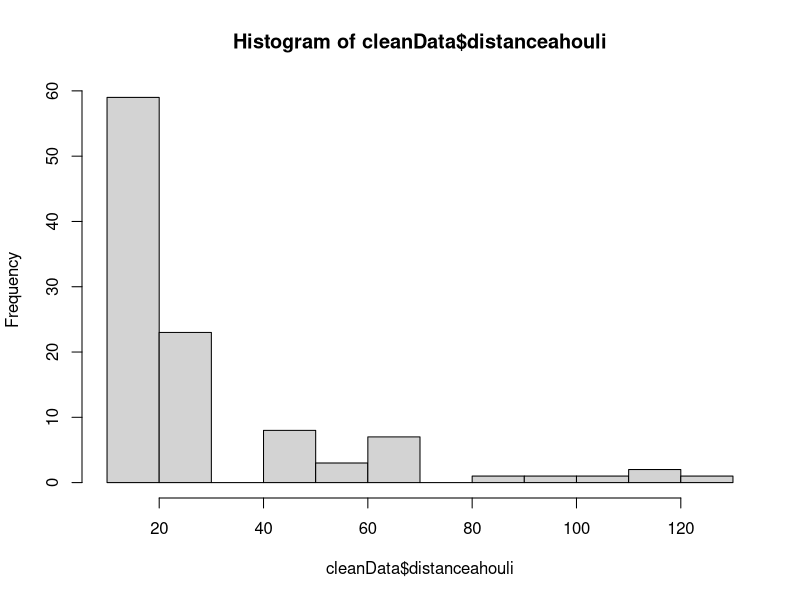

Write R code to recreate this figure.
library(tidyverse)
library(readxl)

dataH <- read_xlsx("data_femmes.xlsx")


cleanData <- data.frame(id= dataH$`ID de la réponse`)


########################### Âge #################
table(dataH$`Quel âge avez-vous ?`)

cleanData$ses_age <- NA
cleanData$ses_age[dataH$`Quel âge avez-vous ?` == "18 - 20 ans"] <- "18 à 20 ans"
cleanData$ses_age[dataH$`Quel âge avez-vous ?` == "21 - 29 ans"] <- "21 à 29 ans"
cleanData$ses_age[dataH$`Quel âge avez-vous ?` == "30 - 39 ans"] <- "30 à 39 ans"
cleanData$ses_age[dataH$`Quel âge avez-vous ?` == "40-49"] <- "40 à 49 ans"
cleanData$ses_age[dataH$`Quel âge avez-vous ?` == "50-59"] <- "50 à 59 ans"
cleanData$ses_age[dataH$`Quel âge avez-vous ?` == "60 ou plus"] <- "60 ans ou plus"
table(cleanData$ses_age)


########################## Lieu ###################
table(dataH$Lieu)

cleanData$ses_lieu <- NA
cleanData$ses_lieu[dataH$Lieu == "Ahou" | dataH$Lieu == "Ahouli" | dataH$Lieu ==
                     "AhouLi" | dataH$Lieu == "Ahouliy"] <- "Ahouli"
cleanData$ses_lieu[dataH$Lieu == "Mibladen"] <- "Mibladen"
table((cleanData$ses_lieu))

########################### Revenu ###################
table(dataH$`Quel est le montant total de vos revenus annuels?`)

cleanData$ses_revenu <- NA
cleanData$ses_revenu[dataH$`Quel est le montant total de vos revenus annuels?` 
                     == "0 à 2000 dirhams" |
                       dataH$`Quel est le montant total de vos revenus annuels?`
                     == "2001 à 5000 dirhams"] <- "faible"
cleanData$ses_revenu[dataH$`Quel est le montant total de vos revenus annuels?` 
                     == "5001 à 7000 dirhams" |
                       dataH$`Quel est le montant total de vos revenus annuels?`
                     == "7001 à 10 000 dirhams"] <- "moyen"
cleanData$ses_revenu[dataH$`Quel est le montant total de vos revenus annuels?`==
                       "Plus de 10 000 dirhams"] <- "élevé"
table(cleanData$ses_revenu)


############ Qualité environnement travail ########
table(dataH$`En général, diriez-vous que la qualité de l'environnement de travail est:`)

cleanData$qualiteTravail <- NA
cleanData$qualiteTravail[dataH$`En général, diriez-vous que la qualité de l'environnement de travail est:`
                         == "Mauvaise"] <- 0
cleanData$qualiteTravail[dataH$`En général, diriez-vous que la qualité de l'environnement de travail est:`
                         == "Médiocre"] <- 0.33
cleanData$qualiteTravail[dataH$`En général, diriez-vous que la qualité de l'environnement de travail est:`
                         == "Moyenne"] <- 0.66
cleanData$qualiteTravail[dataH$`En général, diriez-vous que la qualité de l'environnement de travail est:`
                         == "Bonne"] <- 1

table(cleanData$qualiteTravail)


############## État civil #######
table(dataH$`Quel est votre état civil ?`)

cleanData$ses_etatcivil <- NA

cleanData$ses_etatcivil[dataH$`Quel est votre état civil ?` == "Célibataire"
                        ] <- "Célibataire"
cleanData$ses_etatcivil[dataH$`Quel est votre état civil ?` == "Divorcé/séparé"
] <- "Divorcé/séparé"
cleanData$ses_etatcivil[dataH$`Quel est votre état civil ?` == "Marié"
] <- "Marié"
cleanData$ses_etatcivil[dataH$`Quel est votre état civil ?` == "Veuf"
] <- "Veuf"

table(cleanData$ses_étatcivil)

################## nb enfants ##################
table(dataH$`Combien d'enfants avez-vous ?`)

cleanData$ses_enfants <- NA

cleanData$ses_enfants[is.na(dataH$`Combien d'enfants avez-vous ?`)] <- "0"
cleanData$ses_enfants[dataH$`Combien d'enfants avez-vous ?` == "1"] <- "1"

cleanData$ses_enfants[dataH$`Combien d'enfants avez-vous ?` == "2" |
                        dataH$`Combien d'enfants avez-vous ?` == "3"] <- "2-3"
cleanData$ses_enfants[dataH$`Combien d'enfants avez-vous ?` == "4" |
                        dataH$`Combien d'enfants avez-vous ?` == "5"] <- "4-5"
cleanData$ses_enfants[dataH$`Combien d'enfants avez-vous ?` == "6" |
                        dataH$`Combien d'enfants avez-vous ?` == "7"] <- "6-7"

table(cleanData$ses_enfants)

###################### Statut professionel actuel ####################
table(dataH$`Parmi les catégories suivantes, laquelle décrit le mieux votre statut professionnel actuel ?`)

cleanData$statutTravail <- NA

cleanData$statutTravail[dataH$`Parmi les catégories suivantes, laquelle décrit le mieux votre statut professionnel actuel ?`
                        == "Employé,Retraité"] <- "Employé maintenant retraité"
cleanData$statutTravail[dataH$`Parmi les catégories suivantes, laquelle décrit le mieux votre statut professionnel actuel ?`
                       == "Retraité"] <- "Retraité"
cleanData$statutTravail[dataH$`Parmi les catégories suivantes, laquelle décrit le mieux votre statut professionnel actuel ?`
                       == "Travailleur autonome"] <- " Travailleur autonome"
cleanData$statutTravail[dataH$`Parmi les catégories suivantes, laquelle décrit le mieux votre statut professionnel actuel ?`
                       == "Travailleur autonome,Retraité"] <- "Travailleur
                                                  autonome maintenant retraité"

table(cleanData$statutTravail)


####################### Provenance ############################

###################### laissez aux autres #######################
table(dataH$`D'où venez vous ?`)










###################### Langue ############################
table(dataH$`Quelles sont les langues que vous maîtrisez ? (Plusieurs réponses possibles)`)

cleanData$ses_lang_fr <- NA
cleanData$ses_lang_amaz <-NA
cleanData$ses_lang_darija <- NA
cleanData$ses_lang_arabe <- NA
cleanData$ses_lang_ang <- NA
cleanData$ses_lang_espagnol <- NA
cleanData$ses_lang_allem <- NA

votre_vecteur <- c("Amar,Francais", "Francais", "Anglais et Francais", "Espagnol")

resultat <- as.integer(grepl("Francais", votre_vecteur))
resultat <- as.integer(grepl("Amazgigh", votre_vecteur))

cleanData$ses_lang_fr <- as.integer(grepl("Français", dataH$`Quelles sont les langues que vous maîtrisez ? (Plusieurs réponses possibles)`))
table(cleanData$ses_lang_fr)

cleanData$ses_lang_amaz <- as.integer(grepl("Amazigh", dataH$`Quelles sont les langues que vous maîtrisez ? (Plusieurs réponses possibles)`))
table(cleanData$ses_lang_amaz)

cleanData$ses_lang_darija <- as.integer(grepl("Darija", dataH$`Quelles sont les langues que vous maîtrisez ? (Plusieurs réponses possibles)`))
table(cleanData$ses_lang_amaz)

cleanData$ses_lang_ang <- as.integer(grepl("Anglais", dataH$`Quelles sont les langues que vous maîtrisez ? (Plusieurs réponses possibles)`))
table(cleanData$ses_lang_ang)

cleanData$ses_lang_espagnol <- as.integer(grepl("Espagnol", dataH$`Quelles sont les langues que vous maîtrisez ? (Plusieurs réponses possibles)`))
table(cleanData$ses_lang_espagnol)

######################## Niveau d'étude ###########################
table(dataH$`Quel est le plus haut niveau d'études que vous ayez atteint ?`)

cleanData$niveauetude <- NA

cleanData$niveauetude[dataH$`Quel est le plus haut niveau d'études que vous ayez atteint ?`
                      == "Enseignement postsecondaire"] <- "Enseignement postsecondaire"
cleanData$niveauetude[dataH$`Quel est le plus haut niveau d'études que vous ayez atteint ?`
                      == "Enseignement primaire"] <- "Enseignement primaire"
cleanData$niveauetude[dataH$`Quel est le plus haut niveau d'études que vous ayez atteint ?`
                      == "Enseignement secondaire"] <- "Enseignement secondaire"
cleanData$niveauetude[dataH$`Quel est le plus haut niveau d'études que vous ayez atteint ?`
                      == "Sans diplôme"] <- "Sans diplôme"

table(cleanData$niveauetude)

######################### Logement principal ##########################

######################### Autres problèmes ######################
table(dataH$`Où est votre logement principal?`)

cleanData$logementprincipal <- NA

cleanData$logementprincipal[dataH$`Où est votre logement principal?`== 
   "Autre province,Précisez la commune - Missour" |
 dataH$`Où est votre logement principal?` == 
 "Province de Midelt,Précisez la commune - Missour"] <- "Province de Midelt, Missour"
cleanData$logementprincipal[dataH$`Où est votre logement principal?`== 
                       "Province de Midelt,Précisez la commune - Ait ayach" |
                         dataH$`Où est votre logement principal?` == 
 "Province de Midelt,Précisez la commune - Ait Aache"] <-"Province de Midelt, Ait ayach"
cleanData$logementprincipal[dataH$`Où est votre logement principal?`== 
                        "Province de Midelt,Précisez la commune - Ait izdey" |
dataH$`Où est votre logement principal?` == "Province de Midelt,Précisez la commune - Ait Izdeg"] <-
"Province de Midelt, Ait izdeg"
cleanData$logementprincipal[dataH$`Où est votre logement principal?`== 
                      "Province de Midelt,Précisez la commune - Ait oumghar" |
dataH$`Où est votre logement principal?` == "Provincede Midelt,Précisez la commune - Ait omghar"] <- 
 "Province de Midelt, Ait oumghar"
cleanData$logementprincipal[dataH$`Où est votre logement principal?` ==
"Province de Midelt,Précisez la commune - Commune Tiaalaline"] <- "Province de Midelt, Tiaalaline"
cleanData$logementprincipal[dataH$`Où est votre logement principal?` ==
"Province de Midelt,Précisez la commune - Kerando"] <- "Province de Midelt, Kerando"
cleanData$logementprincipal[dataH$`Où est votre logement principal?` == 
                    "Province de Midelt,Précisez la commune - Miblden" |
                      dataH$`Où est votre logement principal?`== "Province de
       Midelt,Précisez la commune - Mibladen"] <- "Province de Midelt, Mibladen"  
cleanData$logementprincipal[dataH$`Où est votre logement principal?` == 
                          "Province de Midelt,Précisez la commune - Riche"] <-
                                                    "Province de Midelt, Riche"
cleanData$logementprincipal[dataH$`Où est votre logement principal?` == 
                        "Province de Midelt,Précisez la commune - Amrssid"] <-
                                        "Province de Midelt, Amersid"
cleanData$logementprincipal[dataH$`Où est votre logement principal?` == 
                        "Province de Midelt,Précisez la commune - Gerama"] <-
                                                "Province de Midelt, Gerama"
cleanData$logementprincipal[dataH$`Où est votre logement principal?` == "Province
                            de Midelt,Précisez la commune - Nzala"] <- "Province
                                                              de Midelt, Nzala"
cleanData$logementprincipal[dataH$`Où est votre logement principal?` == "Province
          de Midelt,Précisez la commune - Zaida"] <- "Province de Midelt, Zaida"

table(cleanData$logementprincipal)                                                            


########################### Distance d'Ahouli ######################

########################### Problème avec deux données ######################
table(dataH$`Distance d'Ahouli`)
cleanData$distanceahouli <- NA
cleanData$distanceahouli <- gsub(",", ".", dataH$`Distance d'Ahouli`)
cleanData$distanceahouli <- gsub("[^0-9.]", "", cleanData$distanceahouli)
cleanData$distanceahouli <- as.numeric(cleanData$distanceahouli)
table(cleanData$distanceahouli)
hist(cleanData$distanceahouli)

############################ Vivez vous avec les membres de votre famille ###############
table(dataH$`Vivez-vous avec les membres de votre famille?`)

cleanData$membrefamilleensemble <- NA

cleanData$membrefamilleensemble[dataH$`Vivez-vous avec les membres de votre famille?` ==
                                  "Non"] <- 0
cleanData$membrefamilleensemble[dataH$`Vivez-vous avec les membres de votre famille?` ==
                                  "Oui"] <- 1

table(cleanData$membrefamilleensemble)


########################## Nombre pièces habitables ##############
table(dataH$`Quel est le nombre de pièce habitable de votre logement?`)

cleanData$nombrepiecehabitable <- NA

cleanData$nombrepiecehabitable[dataH$`Quel est le nombre de pièce habitable de votre logement?` ==
                                 "1"] <- "1"
cleanData$nombrepiecehabitable[dataH$`Quel est le nombre de pièce habitable de votre logement?` ==
                                 "2"] <- "2"
cleanData$nombrepiecehabitable[dataH$`Quel est le nombre de pièce habitable de votre logement?` ==
                                 "3"] <- "3"
cleanData$nombrepiecehabitable[dataH$`Quel est le nombre de pièce habitable de votre logement?` ==
                                 "4"] <- "4"
cleanData$nombrepiecehabitable[dataH$`Quel est le nombre de pièce habitable de votre logement?` ==
                                 "5"] <- "5"
cleanData$nombrepiecehabitable[dataH$`Quel est le nombre de pièce habitable de votre logement?` ==
                                 "6"] <- "6"
cleanData$nombrepiecehabitable[dataH$`Quel est le nombre de pièce habitable de votre logement?` ==
                                 "7"] <- "7"

table(cleanData$nombrepiecehabitable)

########################## Personnes dans le logement ######################
table(dataH$`Combien de personnes vivent dans le logement ?`)

cleanData$nbpersonnelogement <- NA

cleanData$nbpersonnelogement[is.na(dataH$`Combien de personnes vivent dans le logement ?`)] <- "0"
cleanData$nbpersonnelogement[dataH$`Combien de personnes vivent dans le logement ?` ==
                               "1" |
                       dataH$`Combien de personnes vivent dans le logement ?` ==
                              "2" ] <- "1 - 2"
cleanData$nbpersonnelogement[dataH$`Combien de personnes vivent dans le logement ?` ==
                               "3" |
                               dataH$`Combien de personnes vivent dans le logement ?` ==
                               "4" ] <- "3 - 4"
cleanData$nbpersonnelogement[dataH$`Combien de personnes vivent dans le logement ?` ==
                               "5" |
                               dataH$`Combien de personnes vivent dans le logement ?` ==
                               "6" ] <- "5 - 6"
cleanData$nbpersonnelogement[dataH$`Combien de personnes vivent dans le logement ?` ==
                               "7" |
                               dataH$`Combien de personnes vivent dans le logement ?` ==
                               "8" ] <- "7 - 8"
cleanData$nbpersonnelogement[dataH$`Combien de personnes vivent dans le logement ?` ==
                               "9" |
                               dataH$`Combien de personnes vivent dans le logement ?` ==
                               "10" ] <- "9 - 10"
cleanData$nbpersonnelogement[dataH$`Combien de personnes vivent dans le logement ?` ==
                               "20"] <- "11 ou plus" 

table(cleanData$nbpersonnelogement)


########################## visite famille #########################
table(dataH$`Combien de fois rendez-vous visite à votre famille?`)

cleanData$visitefamille <- NA

cleanData$visitefamille[dataH$`Combien de fois rendez-vous visite à votre famille?` ==
                          "Plusieurs fois par mois"] <- "Plusieurs fois par mois"
cleanData$visitefamille[dataH$`Combien de fois rendez-vous visite à votre famille?` ==
                          "Plusieurs fois par semaine"] <- "Plusieurs fois par semaine"
cleanData$visitefamille[dataH$`Combien de fois rendez-vous visite à votre famille?` ==
                          "Tous les jours"] <- "Tous les jours"
cleanData$visitefamille[dataH$`Combien de fois rendez-vous visite à votre famille?` ==
                          "Une fois par mois"] <- "Une fois par mois"
cleanData$visitefamille[dataH$`Combien de fois rendez-vous visite à votre famille?` ==
                          "Une fois par semaine"] <- "Une fois par semaine"

table(cleanData$visitefamille)


########################## réparation majeure #######################
table(dataH$`Est-ce que le logement a besoin de réparation majeure?`)

cleanData$reparationmajeure <- NA

cleanData$reparationmajeure[dataH$`Est-ce que le logement a besoin de réparation majeure?` ==
                              "Oui"] <- 1
cleanData$reparationmajeure[dataH$`Est-ce que le logement a besoin de réparation majeure?` ==
                              "Non"] <- 0

table(cleanData$reparationmajeure)


############################## réparation mineure ####################
table(dataH$`Est-ce que le logement a besoin de réparation mineure?`)

cleanData$reparationmineure <- NA

cleanData$reparationmineure[dataH$`Est-ce que le logement a besoin de réparation mineure?` ==
                              "Oui"] <- 1
cleanData$reparationmineure[dataH$`Est-ce que le logement a besoin de réparation mineure?` ==
                              "Non"] <- 0

table(cleanData$reparationmineure)


############################## eau courante #########################
table(dataH$`Est-ce que le logement a l'eau courante?`)

cleanData$eaucourante <- NA

cleanData$eaucourante[dataH$`Est-ce que le logement a l'eau courante?` == 
                        "Oui"] <- 1
cleanData$eaucourante[dataH$`Est-ce que le logement a l'eau courante?` == 
                        "Non"] <- 0

table(cleanData$eaucourante)

############################### toilette #######################
table(dataH$`Est-ce que le logement a des toilettes?`)

cleanData$toilette <- NA

cleanData$toilette[dataH$`Est-ce que le logement a des toilettes?` == 
                     "Non"] <- "Non"
cleanData$toilette[dataH$`Est-ce que le logement a des toilettes?` ==
                     "Oui, à l'extérieur"] <- "Oui, à l'extérieur"
cleanData$toilette[dataH$`Est-ce que le logement a des toilettes?` ==
                     "Oui, dans la maison"] <- "Oui, dans la maison"
cleanData$toilette[dataH$`Est-ce que le logement a des toilettes?` ==
                     "Oui, dans la maison,Oui, à l'extérieur"] <- "Oui, dans la maison et à l'extérieur"

table(cleanData$toilette)


################################ revenus principal ####################
table(dataH$`Quelles sont vos sources de revenus principales?`)

cleanData$revenuprincipal <- NA

cleanData$revenuprincipal[dataH$`Quelles sont vos sources de revenus principales?` == 
                            "Agriculture"] <- "Agriculture"
cleanData$revenuprincipal[dataH$`Quelles sont vos sources de revenus principales?` == 
                            "Mines,Agriculture"] <- "Mines,Agriculture"
cleanData$revenuprincipal[dataH$`Quelles sont vos sources de revenus principales?` == 
                            "Mines,Autre (veuillez spécifier) - Artisans"] <- "Mines,Artisanat"
cleanData$revenuprincipal[dataH$`Quelles sont vos sources de revenus principales?` == 
                            "Agriculture,Élevage"] <- "Agriculture,Élevage"
cleanData$revenuprincipal[dataH$`Quelles sont vos sources de revenus principales?` == 
                            "Mines,Agriculture,Élevage"] <- "Mines,Agriculture,Élevage"
cleanData$revenuprincipal[dataH$`Quelles sont vos sources de revenus principales?` == 
                            "Mines,Commerce"] <- "Mines,Commerce"
cleanData$revenuprincipal[dataH$`Quelles sont vos sources de revenus principales?` == 
                            "Mines"] <- "Mines"
cleanData$revenuprincipal[dataH$`Quelles sont vos sources de revenus principales?` == 
                            "Mines,Aides publiques ou privées"] <- "Mines,Aides publiques ou privées"
cleanData$revenuprincipal[dataH$`Quelles sont vos sources de revenus principales?` == 
                            "Mines,Élevage"] <- "Mines,Élevage"

table(cleanData$revenuprincipal)

##############################  accès services de santé #################
table(dataH$`Avez-vous accès à des services de santé?`)





########################### Assurance maladie ##################
table(dataH$`Avez vous une assurance médicale?`)

cleanData$assurancemedicale <- NA

cleanData$assurancemedicale[dataH$`Avez vous une assurance médicale?` == 
                              "Oui"] <- 1
cleanData$assurancemedicale[dataH$`Avez vous une assurance médicale?` == 
                              "Non"] <- 0

table(cleanData$assurancemédicale)


############################ Assainissement ############
table(dataH$`Y a-t-il un système d'assainissement dans la communauté?`)

cleanData$assainissement <- NA

cleanData$assainissement[dataH$`Y a-t-il un système d'assainissement dans la communauté?` ==
                           "Oui"] <- 1
cleanData$assainissement[dataH$`Y a-t-il un système d'assainissement dans la communauté?` ==
                           "Non"] <- 0

table(cleanData$assainissement)


###################### école primaire ########################
table(dataH$`Y a-t-il une école primaire dans la communauté?`)

cleanData$ecoleprimaire <- NA

cleanData$ecoleprimaire[dataH$`Y a-t-il une école primaire dans la communauté?` ==
                   "Non"] <- "Non"
cleanData$ecoleprimaire[dataH$`Y a-t-il une école primaire dans la communauté?` ==
                          "Non,Si non, à quelle distance? - 15 km" |
                       dataH$`Y a-t-il une école primaire dans la communauté?`
                       == "Non,Si non, à quelle distance? - 3km" ] <-
  "Non, l'école est à une distance de maximum 15 km"
cleanData$ecoleprimaire[dataH$`Y a-t-il une école primaire dans la communauté?` ==
                          "Oui"] <- "Oui"

table(cleanData$ecoleprimaire)


######################### école secondaire ####################
table(dataH$`Y a-t-il une école secondaire dans la communauté?`)

cleanData$ecolesecondaire <- NA

cleanData$ecolesecondaire[dataH$`Y a-t-il une école secondaire dans la communauté?` == 
                            "Oui"] <- "Oui"
cleanData$ecolesecondaire[dataH$`Y a-t-il une école secondaire dans la communauté?` == 
                            "Non,Si non, à quelle distance? - 3km" |
                            dataH$`Y a-t-il une école secondaire dans la communauté?` ==
                            "Non,Si non, à quelle distance? - 3 km" |
                            dataH$`Y a-t-il une école secondaire dans la communauté?` ==
                            "Non,Si non, à quelle distance? - 4 km" | 
                            dataH$`Y a-t-il une école secondaire dans la communauté?` ==
                            " Non,Si non, à quelle distance? - 5 km" |
                            dataH$`Y a-t-il une école secondaire dans la communauté?` ==
                            "Non,Si non, à quelle distance? - 6 km" |
                            dataH$`Y a-t-il une école secondaire dans la communauté?` ==
                            "Non,Si non, à quelle distance? - 7 km" |
                            dataH$`Y a-t-il une école secondaire dans la communauté?` ==
                            "Non,Si non, à quelle distance? - 8 km" |
                            dataH$`Y a-t-il une école secondaire dans la communauté?` ==
                            "Non,Si non, à quelle distance? - 10 km" |
                            dataH$`Y a-t-il une école secondaire dans la communauté?` ==
                            "Oui,Si non, à quelle distance? - 15 km" |
                            dataH$`Y a-t-il une école secondaire dans la communauté?` ==
                            "Non,Si non, à quelle distance? - 15 km"] <- "Non, l'école se trouve à une distance de maximum 15 km "

cleanData$ecolesecondaire[dataH$`Y a-t-il une école secondaire dans la communauté?` ==
                            "Non,Si non, à quelle distance? - 20 km" |
                            dataH$`Y a-t-il une école secondaire dans la communauté?` ==
                            "Non,Si non, à quelle distance? - 22 km" |
                            dataH$`Y a-t-il une école secondaire dans la communauté?` ==
                            "Non,Si non, à quelle distance? - 25 km" |
                            dataH$`Y a-t-il une école secondaire dans la communauté?` ==
                            "Non,Si non, à quelle distance? - 27 km" |
                            dataH$`Y a-t-il une école secondaire dans la communauté?` ==
                            "Non,Si non, à quelle distance? - 30 km " |
                            dataH$`Y a-t-il une école secondaire dans la communauté?` ==
                            "Non,Si non, à quelle distance? - 60 km"] <- "Non, l'école se trouve à une distance maximum de 60 km"


table(cleanData$ecolesecondaire)
######################### système de transport ###################
table(dataH$`Y a-t-il un système de transport collectif dans la communauté?`)



######################### Épicerie #######################
table(dataH$`Où allez vous pour acheter l'épicerie?`)

cleanData$epicerie <- NA

cleanData$epicerie[dataH$`Où allez vous pour acheter l'épicerie?` == "Midelt"] <-
                                                                      "Midelt"
cleanData$epicerie[dataH$`Où allez vous pour acheter l'épicerie?` == 
                      "Midelt,Si autre, laquelle? - Boumia"] <- "Midelt,Boumia"
cleanData$epicerie[dataH$`Où allez vous pour acheter l'épicerie?` == 
                     "Midelt,Si autre, laquelle? - Nzala"] <- "Midelt,Nzala"
cleanData$epicerie[dataH$`Où allez vous pour acheter l'épicerie?` == 
                     "Midelt,Si autre, laquelle? - Riche"] <- "Midelt,Rich"
cleanData$epicerie[dataH$`Où allez vous pour acheter l'épicerie?` == 
                     "Midelt,Zaîda"] <- "Midelt,Zaîda"
cleanData$epicerie[dataH$`Où allez vous pour acheter l'épicerie?` == 
                     "Si autre, laquelle? - Boumia"] <- "Boumia"
cleanData$epicerie[dataH$`Où allez vous pour acheter l'épicerie?` == 
                     "Zaîda"] <- "Zaîda"
cleanData$epicerie[dataH$`Où allez vous pour acheter l'épicerie?` == 
                     "Midelt,Si autre, laquelle? - Beram"] <- "Midelt,Beram"
cleanData$epicerie[dataH$`Où allez vous pour acheter l'épicerie?` == 
                     "Midelt,Si autre, laquelle? - Missour"] <- "Midelt,Missour"
cleanData$epicerie[dataH$`Où allez vous pour acheter l'épicerie?` == 
                     "Midelt,Si autre, laquelle? - Rich, Nzala" |
                     dataH$`Où allez vous pour acheter l'épicerie?` == 
                     "Midelt,Si autre, laquelle? - Riche, Nzala"] <- "Midelt,Rich,Nzala"
cleanData$epicerie[dataH$`Où allez vous pour acheter l'épicerie?` == 
                     "Midelt,Zaîda,Si autre, laquelle? - Boumia"] <- 
                                                        "Midelt,Zaîda,Boumia"
cleanData$epicerie[dataH$`Où allez vous pour acheter l'épicerie?` == 
                     "Si autre, laquelle? - Rich"] <- "Rich"

table(cleanData$epicerie)

############################# Santé générale ####################
table(dataH$`Comment évalueriez-vous votre santé générale?`)

cleanData$santegenerale <- NA

cleanData$santegenerale[dataH$`Comment évalueriez-vous votre santé générale?` ==
                          "Mauvaise"] <- 0
cleanData$santegenerale[dataH$`Comment évalueriez-vous votre santé générale?` ==
                          "Médiocre"] <- 0.25
cleanData$santegenerale[dataH$`Comment évalueriez-vous votre santé générale?` ==
                          "Bonne"] <- 0.5
cleanData$santegenerale[dataH$`Comment évalueriez-vous votre santé générale?` ==
                          "Très bonne"] <- 0.75
cleanData$santegenerale[dataH$`Comment évalueriez-vous votre santé générale?` ==
                          "Excellente"] <- 1

table(cleanData$santegenerale)

############################ consommation alcool ##############
table(dataH$`Est-ce que vous consommez de l'alcool?`)

cleanData$consommationalcool <- NA

cleanData$consommationalcool[dataH$`Est-ce que vous consommez de l'alcool?` == 
                               "Non"] <- "Non"
cleanData$consommationalcool[dataH$`Est-ce que vous consommez de l'alcool?` == 
     "Oui,Si oui, à quelle fréquence? (Rarement; Régulièrement) - Rarement"] <-
                                                             "Oui,rarement"
cleanData$consommationalcool[dataH$`Est-ce que vous consommez de l'alcool?` == 
"Oui,Si oui, à quelle fréquence? (Rarement; Régulièrement) - Régulièrement"] <-
                                                      "Oui,régulièrement"

table(cleanData$consommationalcool)

############################ Fumez Tabac ######################

########################### Me donne mal à la tête ça ##################
table(dataH$`Fumez-vous du tabac?`)

cleanData$tabac <- NA

cleanData$tabac[dataH$`Fumez-vous du tabac?` == "Non"] <- "Non"
cleanData$tabac[dataH$`Fumez-vous du tabac?` == "Non,Si oui (à quelle fréquence : Occasionnellement; Quelques fois par semaine; Quotidiennement) - Occasionnellement" |
                  dataH$`Fumez-vous du tabac?`== "Oui,Si oui (à quelle fréquence : Occasionnellement; Quelques fois par semaine; Quotidiennement) - Occasionnellement"] <- "Oui, occasionnellement"
cleanData$tabac[dataH$`Fumez-vous du tabac?` == "Non,Si oui (à quelle fréquence : Occasionnellement; Quelques fois par semaine; Quotidiennement) - Quotidiennement" |
                  dataH$`Fumez-vous du tabac?` == "Oui,Si oui (à quelle fréquence : Occasionnellement; Quelques fois par semaine; Quotidiennement) - Quotidiennement" |
                  dataH$`Fumez-vous du tabac?` == "Oui,Si oui (à quelle fréquence : Occasionnellement; Quelques fois par semaine; Quotidiennement) - Quotidiennement ( par le nez ? )"] <- "Oui, quotidiennement"
cleanData$tabac[dataH$`Fumez-vous du tabac?` == "Oui"] <- "Oui"

table(cleanData$tabac)

############################ Maladie cardiovasculaire ################
table(dataH$`Avez-vous déjà été diagnostiqué avec une maladie cardiovasculaire?`)

cleanData$maladiecardiovasculaire <- NA

cleanData$maladiecardiovasculaire[dataH$`Avez-vous déjà été diagnostiqué avec une maladie cardiovasculaire?` ==
                                    "Non"] <- "Non"
cleanData$maladiecardiovasculaire[dataH$`Avez-vous déjà été diagnostiqué avec une maladie cardiovasculaire?` ==
                                    "Hypertension"] <- "Hypertension"
cleanData$maladiecardiovasculaire[dataH$`Avez-vous déjà été diagnostiqué avec une maladie cardiovasculaire?` ==
                                    "Hypertension,Maladie coronarienne"] <- 
                                      "Hypertension,maladie coronarienne"
cleanData$maladiecardiovasculaire[dataH$`Avez-vous déjà été diagnostiqué avec une maladie cardiovasculaire?` ==
                                    "Maladie coronarienne"] <- "Maladie coronarienne"

table(cleanData$maladiecardiovasculaire)


############################# Maladie chronique ######################

############################# créer plusieurs variables ? #################
table(dataH$`Avez-vous déjà été diagnostiqué avec une autre maladie chronique?`)

cleanData$maladiechronique <- NA

cleanData$maladiechronique[]


############################## Problèmes respiratoires ##############
table(dataH$`Avez-vous des problèmes respiratoires?`)

cleanData$maladierespiratoire <- NA

cleanData$maladierespiratoire[dataH$`Avez-vous des problèmes respiratoires?` ==
                                 "Non"] <- "Non"
cleanData$maladierespiratoire[dataH$`Avez-vous des problèmes respiratoires?` ==
                                "Asthme"] <- "Asthme"
cleanData$maladierespiratoire[dataH$`Avez-vous des problèmes respiratoires?` ==
       "Asthme,Autre (veuillez spécifier) - Sensible aux yeux ( poussière)"] <-
                "Asthme,sensibilité aux yeux causée par la poussière"
cleanData$maladierespiratoire[dataH$`Avez-vous des problèmes respiratoires?` ==
                                "Asthme,Bronchite"] <- "Asthme,bronchite"
cleanData$maladierespiratoire[dataH$`Avez-vous des problèmes respiratoires?` ==
                      "Autre (veuillez spécifier) - Amygdalite"] <- "Amygdalite"
cleanData$maladierespiratoire[dataH$`Avez-vous des problèmes respiratoires?` ==
                                "Bronchite"] <- "Bronchite"

table(cleanData$maladierespiratoire)


############################# problèmes de peau ####################
table(dataH$`Avez-vous des problèmes de peau?`)

cleanData$problemepeau <- NA

cleanData$problemepeau[dataH$`Avez-vous des problèmes de peau?` == "Non"] <- "Non"
cleanData$problemepeau[dataH$`Avez-vous des problèmes de peau?` ==
                         "Autre (veuillez spécifier)"] <- "Autre"
cleanData$problemepeau[dataH$`Avez-vous des problèmes de peau?` == 
                         "Autre (veuillez spécifier) - Allergie"] <- "Allergie"
cleanData$problemepeau[dataH$`Avez-vous des problèmes de peau?` == 
                         "Démangeaisons"] <- "Démangeaisons"
cleanData$problemepeau[dataH$`Avez-vous des problèmes de peau?` == 
                         "Éruptions cutanées"] <- "Éruptions cutanées"
cleanData$problemepeau[dataH$`Avez-vous des problèmes de peau?` == 
       "Éruptions cutanées,Démangeaisons"] <- "Éruptions cutanées,démangeaisons"
cleanData$problemepeau[dataH$`Avez-vous des problèmes de peau?` == 
"Éruptions cutanées,Démangeaisons,Autre (veuillez spécifier) - Squelette ( dos)"
] <- "Éruptions cutanées,démengeaisons,squellete (dos)"

table(cleanData$problèmepeau)

############################# problèmes neurologiques ##################
table(dataH$`Avez-vous des antécédents de problèmes neurologiques?`)

cleanData$problemeneuro <- NA

cleanData$problemeneuro[dataH$`Avez-vous des antécédents de problèmes neurologiques?` ==
                          "Non"] <- "Non"
cleanData$problemeneuro[dataH$`Avez-vous des antécédents de problèmes neurologiques?` ==
                   "Autre (veuillez spécifier) - Parkinson"] <- "Parkinson"
cleanData$problemeneuro[dataH$`Avez-vous des antécédents de problèmes neurologiques?` ==
                          "Maux de tête"] <- "Maux de tête"
cleanData$problemeneuro[dataH$`Avez-vous des antécédents de problèmes neurologiques?` ==
                          "Maux de tête,Vertiges" |
              dataH$`Avez-vous des antécédents de problèmes neurologiques?`==
    "Maux de tête,Vertiges,Autre (veuillez spécifier) - A cause de gaz"] <- 
                                            "Maux de tête,vertige"
cleanData$problemeneuro[dataH$`Avez-vous des antécédents de problèmes neurologiques?` ==
                          "Vertiges"] <- "Vertige"

table(cleanData$problemeneuro)

################################ Problèmes digestifs #####################
table(dataH$`Avez-vous des problèmes digestifs?`)

cleanData$problemedigestif <- NA

cleanData$problemedigestif[dataH$`Avez-vous des problèmes digestifs?` == "Non"] <- "Non"
cleanData$problemedigestif[dataH$`Avez-vous des problèmes digestifs?` == 
                             "Douleurs abdominales"] <- "Douleurs abdominales"
cleanData$problemedigestif[dataH$`Avez-vous des problèmes digestifs?` == 
                             "Nausées,Douleurs abdominales"] <- 
                                                  "Nausées,douleurs abdominales"
cleanData$problemedigestif[dataH$`Avez-vous des problèmes digestifs?` == 
"Nausées,Vomissements,Douleurs abdominales"] <- "Nausées,Vomissements,Douleurs abdominales"
cleanData$problemedigestif[dataH$`Avez-vous des problèmes digestifs?` == 
                             "Vomissements"] <- "Vomissements"
cleanData$problemedigestif[dataH$`Avez-vous des problèmes digestifs?` == 
                             "Nausées"] <- "Nausées"
cleanData$problemedigestif[dataH$`Avez-vous des problèmes digestifs?` == 
                  "Nausées,Vomissements"] <- "Nausées,vomissements"
cleanData$problemedigestif[dataH$`Avez-vous des problèmes digestifs?` == 
    "Vomissements,Douleurs abdominales"] <- "Vomissements,douleurs abdominales"

table(cleanData$problemedigestif)

####################### Douleurs musculaires/articulaires ##################
table(dataH$`Avez-vous des douleurs musculaires ou articulaires fréquentes?`)

cleanData$douleursmusculaires <- NA

cleanData$douleursmusculaires[dataH$`Avez-vous des douleurs musculaires ou articulaires fréquentes?` ==
                                "Non"] <- "Non"
cleanData$douleursmusculaires[dataH$`Avez-vous des douleurs musculaires ou articulaires fréquentes?` ==
"Oui, j'ai des douleurs articulaires fréquentes"] <- "Oui, j'ai des douleurs articulaires fréquentes"
cleanData$douleursmusculaires[dataH$`Avez-vous des douleurs musculaires ou articulaires fréquentes?` ==
 "Oui, j'ai des douleurs musculaires  fréquentes"] <- "Oui, j'ai des douleurs musculaires  fréquentes"
cleanData$douleursmusculaires[dataH$`Avez-vous des douleurs musculaires ou articulaires fréquentes?` ==
"Oui, j'ai des douleurs musculaires  fréquentes,Oui, j'ai des douleurs articulaires fréquentes"] <- 
  "Oui, j'ai des douleurs musculaires et articulaires fréquentes"

table(cleanData$douleursmusculaires)


######################## Blessure dans les 12 dernier mois ###################
table(dataH$`Avez-vous eu une blessure ou un accident au cours des 12 derniers mois?`)

cleanData$blessurerecentes <- NA





######################## Difficultés à dormir/insomnie ##################
table(dataH$`Avez-vous des difficultés à dormir ou souffrez-vous d'insomnie?`)

cleanData$troublesommeil <- NA

cleanData$troublesommeil[dataH$`Avez-vous des difficultés à dormir ou souffrez-vous d'insomnie?` == 
                           "Non"] <- "Non"
cleanData$troublesommeil[dataH$`Avez-vous des difficultés à dormir ou souffrez-vous d'insomnie?` == 
"Oui, j'ai des difficultés à dormir"] <- "Oui, j'éprouve des difficultés à dormir"
cleanData$troublesommeil[dataH$`Avez-vous des difficultés à dormir ou souffrez-vous d'insomnie?` == 
                "Oui, je souffre d'insomnie"] <- "Oui, je souffre d'insomnie"

table(cleanData$troublesommeil)

########################## Où travaillez-vous ####################
table(dataH$`Travaillez-vous dans:`)

cleanData$lieudetravail <- NA

cleanData$lieudetravail[dataH$`Travaillez-vous dans:` == "la mine d'Ahouli"] <-
                                                            "La mine d'Ahouli"
cleanData$lieudetravail[dataH$`Travaillez-vous dans:` == "la mine d'Ahouli,la mine de Mibleden"] <-
  "La mine d'Ahouli et la mine de Mibladen"
cleanData$lieudetravail[dataH$`Travaillez-vous dans:` == "la mine de Mibleden"] <-
  "La mine de Mibladen"

table(cleanData$lieudetravail)


####################### Année d'expérience #################
table(dataH$`Depuis combien de temps travaillez-vous dans la mine ?`)

cleanData$anneeexperience <- NA

cleanData$anneeexperience[dataH$`Depuis combien de temps travaillez-vous dans la mine ?` ==
                            "<1an" | 
                            dataH$`Depuis combien de temps travaillez-vous dans la mine ?` ==
                            "1-3 ans"] <- "0 - 3 ans"
cleanData$anneeexperience[dataH$`Depuis combien de temps travaillez-vous dans la mine ?` ==
                            "4-6 ans"] <- "4 - 6 ans"
cleanData$anneeexperience[dataH$`Depuis combien de temps travaillez-vous dans la mine ?` ==
                            "7-10 ans"] <- "7 - 10 ans"
cleanData$anneeexperience[dataH$`Depuis combien de temps travaillez-vous dans la mine ?` ==
                            "10 - 15 ans"] <- "10 - 15 ans"
cleanData$anneeexperience[dataH$`Depuis combien de temps travaillez-vous dans la mine ?` ==
                            "> 20 ans"] <- "Plus de 20 ans"

table(cleanData$anneeexperience)



######################## Perception du danger ###################
table(dataH$`Connaissez-vous les dangers de l'extraction du plomb?`)

cleanData$perceptiondanger <- NA

cleanData$perceptiondanger <- as.integer(grepl("Accident et blessures|risques des accidents et blessures|Blessures|accident et blessures|blessures et accidents ( éboulement)", dataH$`Connaissez-vous les dangers de l'extraction du plomb?`))
table(cleanData$perceptiondanger)

cleanData$perceptiondanger <- as.integer(grepl("Silicose|silicose", dataH$`Connaissez-vous les dangers de l'extraction du plomb?`))
table(cleanData$perceptiondanger)

cleanData$perceptiondanger <- as.integer(grepl("mort", dataH$`Connaissez-vous les dangers de l'extraction du plomb?`))
table(cleanData$perceptiondanger)

cleanData$perceptiondanger <- as.integer(grepl("problème respiratoire ( poumons)|problème de poumons|poussière de poumons|Problème de poumons|problème respiratoire", dataH$`Connaissez-vous les dangers de l'extraction du plomb?`))
table(cleanData$perceptiondanger)

cleanData$perceptiondanger <- as.integer(grepl("risque d’éboulement|Éboulement|Risque d’éboulement|éboulement", dataH$`Connaissez-vous les dangers de l'extraction du plomb?`))
table(cleanData$perceptiondanger)

cleanData$perceptiondanger <- as.integer(grepl("rhumatisme", dataH$`Connaissez-vous les dangers de l'extraction du plomb?`))
table(cleanData$perceptiondanger)

cleanData$perceptiondanger <- as.integer(grepl("sciatique", dataH$`Connaissez-vous les dangers de l'extraction du plomb?`))
table(cleanData$perceptiondanger)

cleanData$perceptiondanger <- as.integer(grepl("détérioration de la santé", dataH$`Connaissez-vous les dangers de l'extraction du plomb?`))
table(cleanData$perceptiondanger)

cleanData$perceptiondanger <- as.integer(grepl("asthme", dataH$`Connaissez-vous les dangers de l'extraction du plomb?`))
table(cleanData$perceptiondanger)

cleanData$perceptiondanger <- as.integer(grepl("problème neurologique", dataH$`Connaissez-vous les dangers de l'extraction du plomb?`))
table(cleanData$perceptiondanger)

cleanData$perceptiondanger <- as.integer(grepl("problème d’articulation|problème articulations et musculaire|douleurs d’articulation", dataH$`Connaissez-vous les dangers de l'extraction du plomb?`))
table(cleanData$perceptiondanger)

cleanData$perceptiondanger <- as.integer(grepl("hypertension", dataH$`Connaissez-vous les dangers de l'extraction du plomb?`))
table(cleanData$perceptiondanger)

cleanData$perceptiondanger <- as.integer(grepl("perte de la vue|accident et blessures baisse de vue|perte de la vue accident et blessures", dataH$`Connaissez-vous les dangers de l'extraction du plomb?`))
table(cleanData$perceptiondanger)





####################### Suivi médical ####################
table(dataH$`Avez-vous accès à un suivi médical régulier pour détecter et traiter les problèmes de santé liés à l'exposition au plomb et aux conditions de travail dans la mine?`)

cleanData$suivimedical <- NA

cleanData$suivimedical[dataH$`Avez-vous accès à un suivi médical régulier pour détecter et traiter les problèmes de santé liés à l'exposition au plomb et aux conditions de travail dans la mine?` == 
                         "Non"] <- 0
cleanData$suivimedical[dataH$`Avez-vous accès à un suivi médical régulier pour détecter et traiter les problèmes de santé liés à l'exposition au plomb et aux conditions de travail dans la mine?` == 
                         "Oui"] <- 1

table(cleanData$suivimedical)

######################## Équipement de sécurité ################
table(dataH$`Utilisez-vous des équipements de sécurité ou de protection individuelle lors de votre travail dans la mine?`)

cleanData$equipement <- NA

cleanData$equipement <- as.integer(grepl("Casque|casque", dataH$`Utilisez-vous des équipements de sécurité ou de protection individuelle lors de votre travail dans la mine?`))
table(cleanData$equipement)

cleanData$equipement <- as.integer(grepl("Lampe|lamp|lampe|Lamp", dataH$`Utilisez-vous des équipements de sécurité ou de protection individuelle lors de votre travail dans la mine?`))
table(cleanData$equipement)

cleanData$equipement <- as.integer(grepl("Bottes|botte|bottes", dataH$`Utilisez-vous des équipements de sécurité ou de protection individuelle lors de votre travail dans la mine?`))
table(cleanData$equipement)

cleanData$equipement <- as.integer(grepl("tenu", dataH$`Utilisez-vous des équipements de sécurité ou de protection individuelle lors de votre travail dans la mine?`))
table(cleanData$equipement)

cleanData$equipement <- as.integer(grepl("masque|Masque", dataH$`Utilisez-vous des équipements de sécurité ou de protection individuelle lors de votre travail dans la mine?`))
table(cleanData$equipement)

cleanData$equipement <- as.integer(grepl("gants|Gant|Gants", dataH$`Utilisez-vous des équipements de sécurité ou de protection individuelle lors de votre travail dans la mine?`))
table(cleanData$equipement)

cleanData$equipement <- as.integer(grepl("chapeau", dataH$`Utilisez-vous des équipements de sécurité ou de protection individuelle lors de votre travail dans la mine?`))
table(cleanData$equipement)

cleanData$equipement <- as.integer(grepl("lunettes", dataH$`Utilisez-vous des équipements de sécurité ou de protection individuelle lors de votre travail dans la mine?`))
table(cleanData$equipement)

##################### impacts long terme préoccupations ##################
table(dataH$`Selon vous, les impacts à long terme de l'extraction artisanale sur la santé des travailleurs sont-ils préoccupants?`)

cleanData$dangerimpactlongterme <- NA

cleanData$dangerimpactlongterme[dataH$`Selon vous, les impacts à long terme de l'extraction artisanale sur la santé des travailleurs sont-ils préoccupants?` ==
                                  "Oui"] <- 1

table(cleanData$dangerimpactlongterme)

#################### impacts long terme #####################
################### À cleaner comme du monde #################
table(dataH$`Selon vous, quels sont les impacts à long terme de l’extraction artisanale sur la santé des travailleurs et de la communauté?`)


##################### problème santé à cause des mines ################
table(dataH$`Avez-vous ou l'un de vos proches soufferts d'accidents ou de problèmes de santé à cause du travail dans les mines?`)

cleanData$problemesantemine <- NA

cleanData$problemesantemine[dataH$`Avez-vous ou l'un de vos proches soufferts d'accidents ou de problèmes de santé à cause du travail dans les mines?` == 
                              "Non"] <- 0
cleanData$problemesantemine[dataH$`Avez-vous ou l'un de vos proches soufferts d'accidents ou de problèmes de santé à cause du travail dans les mines?` == 
                              "Oui"] <- 1

table(cleanData$problemesantemine)

###################### protocole #####################
table(dataH$`Existe-t-il un plan d'action ou un protocole pour gérer les situations d'urgence ou les accidents dans la mine?`)

cleanData$protocole <- NA

cleanData$protocole[dataH$`Existe-t-il un plan d'action ou un protocole pour gérer les situations d'urgence ou les accidents dans la mine?` ==
                      "Non"] <- 0
cleanData$protocole[dataH$`Existe-t-il un plan d'action ou un protocole pour gérer les situations d'urgence ou les accidents dans la mine?` ==
                      "Oui"] <- 1

table(cleanData$protocole)

####################### problème de santé courant communauté #############
###################### à cleaner sur le sens du monde #################
table(dataH$`Quelles sont les problèmes de santé les plus courant dans votre communauté`)


###################### risque bétail #####################
table(dataH[["Quelles sont les risques en santé environnementale qui pourraient être liés à la mine?  \r\n[Impact sur le bétail]"]])

cleanData$impact_betail <- NA

cleanData$impact_betail[dataH[["Quelles sont les risques en santé environnementale qui pourraient être liés à la mine?  \r\n[Impact sur le bétail]"]] == 
                                                      "Mauvaise"] <- 0

cleanData$impact_betail[dataH[["Quelles sont les risques en santé environnementale qui pourraient être liés à la mine?  \r\n[Impact sur le bétail]"]] == 
                       "Médiocre"] <- 0.5

cleanData$impact_betail[dataH[["Quelles sont les risques en santé environnementale qui pourraient être liés à la mine?  \r\n[Impact sur le bétail]"]] == 
                       "Bonne"] <- 1

table(cleanData$impact_betail)

##################### risque qualité de l'air ###################
table(dataH[["Quelles sont les risques en santé environnementale qui pourraient être liés à la mine?  \r\n[Qualité de l’air]"]])

cleanData$impact_qualiteair <- NA

cleanData$impact_qualiteair[dataH[["Quelles sont les risques en santé environnementale qui pourraient être liés à la mine?  \r\n[Qualité de l’air]"]] ==
                              "Mauvaise"] <- 0
cleanData$impact_qualiteair[dataH[["Quelles sont les risques en santé environnementale qui pourraient être liés à la mine?  \r\n[Qualité de l’air]"]] ==
                              "Médiocre"] <- 0.33
cleanData$impact_qualiteair[dataH[["Quelles sont les risques en santé environnementale qui pourraient être liés à la mine?  \r\n[Qualité de l’air]"]] ==
                              "Bonne"] <- 0.66
cleanData$impact_qualiteair[dataH[["Quelles sont les risques en santé environnementale qui pourraient être liés à la mine?  \r\n[Qualité de l’air]"]] ==
                              "Très bonne"] <- 1

table(cleanData$impact_qualiteair)


####################### qualité de l'eau ###################
table(dataH[["Quelles sont les risques en santé environnementale qui pourraient être liés à la mine?  \r\n[Qualité de l’eau]"]])

cleanData$impact_qualiteeau <- NA

cleanData$impact_qualiteeau[dataH[["Quelles sont les risques en santé environnementale qui pourraient être liés à la mine?  \r\n[Qualité de l’eau]"]] ==
                              "Mauvaise"] <- 0
cleanData$impact_qualiteeau[dataH[["Quelles sont les risques en santé environnementale qui pourraient être liés à la mine?  \r\n[Qualité de l’eau]"]] ==
                              "Médiocre"] <- 0.5
cleanData$impact_qualiteeau[dataH[["Quelles sont les risques en santé environnementale qui pourraient être liés à la mine?  \r\n[Qualité de l’eau]"]] ==
                              "Bonne"] <- 1

table(cleanData$impact_qualiteeau)


####################### qualité alimentation ###################
table(dataH[["Quelles sont les risques en santé environnementale qui pourraient être liés à la mine?  \r\n[Qualité de l’alimentation]"]])


cleanData$qualite_alimentation <- NA

cleanData$qualite_alimentation[dataH[["Quelles sont les risques en santé environnementale qui pourraient être liés à la mine?  \r\n[Qualité de l’alimentation]"]] ==
                              "Mauvaise"] <- 0
cleanData$qualite_alimentation[dataH[["Quelles sont les risques en santé environnementale qui pourraient être liés à la mine?  \r\n[Qualité de l’alimentation]"]] ==
                                 "Médiocre"] <- 0.33
cleanData$qualite_alimentation[dataH[["Quelles sont les risques en santé environnementale qui pourraient être liés à la mine?  \r\n[Qualité de l’alimentation]"]] ==
                                 "Bonne"] <- 0.66
cleanData$qualite_alimentation[dataH[["Quelles sont les risques en santé environnementale qui pourraient être liés à la mine?  \r\n[Qualité de l’alimentation]"]] ==
                                 "Très bonne"] <- 1

table(cleanData$qualite_alimentation)


######################## impact culture #####################
table(dataH[["Quelles sont les risques en santé environnementale qui pourraient être liés à la mine?  \r\n[Impact sur les cultures]"]])

cleanData$impact_culture <- NA

cleanData$impact_culture[dataH[["Quelles sont les risques en santé environnementale qui pourraient être liés à la mine?  \r\n[Impact sur les cultures]"]] ==
                                 "Mauvaise"] <- 0
cleanData$impact_culture[dataH[["Quelles sont les risques en santé environnementale qui pourraient être liés à la mine?  \r\n[Impact sur les cultures]"]] ==
                           "Médiocre"] <- 0.33
cleanData$impact_culture[dataH[["Quelles sont les risques en santé environnementale qui pourraient être liés à la mine?  \r\n[Impact sur les cultures]"]] ==
                           "Bonne"] <- 0.66
cleanData$impact_culture[dataH[["Quelles sont les risques en santé environnementale qui pourraient être liés à la mine?  \r\n[Impact sur les cultures]"]] ==
                           "Très bonne"] <- 1

table(cleanData$impact_culture)


################### qualité environnement social ################
table(dataH$`En général, diriez-vous que la qualité de l'environnement social est:`)

cleanData$qualitesocial <- NA

cleanData$qualitesocial[dataH$`En général, diriez-vous que la qualité de l'environnement social est:` ==
                          "Mauvaise"] <- 0
cleanData$qualitesocial[dataH$`En général, diriez-vous que la qualité de l'environnement social est:` ==
                          "Médiocre"] <- 0.33
cleanData$qualitesocial[dataH$`En général, diriez-vous que la qualité de l'environnement social est:` ==
                          "Bonne"] <- 0.66
cleanData$qualitesocial[dataH$`En général, diriez-vous que la qualité de l'environnement social est:` ==
                          "Très bonne"] <- 1

table(cleanData$qualitesocial)

################### qualité naturel #####################
table(dataH$`En général, diriez-vous que la qualité de l'environnement naturel est:`)

cleanData$qualitenaturel <- NA

cleanData$qualitenaturel[dataH$`En général, diriez-vous que la qualité de l'environnement naturel est:` ==
                           "Mauvaise"] <- 0
cleanData$qualitenaturel[dataH$`En général, diriez-vous que la qualité de l'environnement naturel est:` ==
                           "Médiocre"] <- 0.33
cleanData$qualitenaturel[dataH$`En général, diriez-vous que la qualité de l'environnement naturel est:` ==
                           "Bonne"] <- 0.66
cleanData$qualitenaturel[dataH$`En général, diriez-vous que la qualité de l'environnement naturel est:` ==
                           "Très bonne"] <- 1

table(cleanData$qualitenaturel)

######################### santé générale communauté ###############
table(dataH$`Selon vous, la santé générale de la communauté est :`)

cleanData$santegeneralecommunaute <- NA

cleanData$santegeneralecommunaute[dataH$`Selon vous, la santé générale de la communauté est :` ==
                                    "Mauvaise"] <- 0
cleanData$santegeneralecommunaute[dataH$`Selon vous, la santé générale de la communauté est :` ==
                                    "Moyenne"] <- 0.5
cleanData$santegeneralecommunaute[dataH$`Selon vous, la santé générale de la communauté est :` ==
                                    "Bonne"] <- 1

table(cleanData$santegeneralecommunaute)

######################## amélioration sanitaire communautée#################
###################### questions ouvertes rough ##################
table(dataH$`Qu'est ce qui pourrait  améliorer la situation socioéconomique et sanitaire de la communauté?`)


###################### stress travail ################
table(dataH$`Ressentez-vous du stress ou de l'anxiété liés à votre propre travail ou au travail de votre famille dans l'exploitation minière ?`)

cleanData$stresstravail <- NA

cleanData$stresstravail[dataH$`Ressentez-vous du stress ou de l'anxiété liés à votre propre travail ou au travail de votre famille dans l'exploitation minière ?` ==
                          "Non"] <- 0
cleanData$stresstravail[dataH$`Ressentez-vous du stress ou de l'anxiété liés à votre propre travail ou au travail de votre famille dans l'exploitation minière ?` ==
                          "Oui"] <- 1

table(cleanData$stresstravail)

######################## stress situation économique ##############
table(dataH$`Ressentez-vous du stress ou de l'anxiété en raison de votre situation économique ou de celle de votre famille?`)

cleanData$stresseconomique <- NA

cleanData$stresseconomique[dataH$`Ressentez-vous du stress ou de l'anxiété en raison de votre situation économique ou de celle de votre famille?` ==
                             "Non"] <- 0
cleanData$stresseconomique[dataH$`Ressentez-vous du stress ou de l'anxiété en raison de votre situation économique ou de celle de votre famille?` ==
                             "Oui"] <- 1

table(cleanData$stresseconomique)

####################### désespoir/dépression communauté ################
table(dataH$`Ressentez-vous un sentiment de désespoir ou de dépression lié aux conditions de travail et de vie dans la communauté?`)

cleanData$desespoircommunaute <- NA

cleanData$desespoircommunaute[dataH$`Ressentez-vous un sentiment de désespoir ou de dépression lié aux conditions de travail et de vie dans la communauté?` ==
                                "Non"] <- 0
cleanData$desespoircommunaute[dataH$`Ressentez-vous un sentiment de désespoir ou de dépression lié aux conditions de travail et de vie dans la communauté?` ==
                                "Oui"] <- 1

table(cleanData$desespoircommunaute)

##################### santé mentale ################
table(dataH$`Avez-vous le sentiment que votre santé mentale a été impactée par l'exploitation minière ?`)

cleanData$santementale <- NA

cleanData$santementale[dataH$`Avez-vous le sentiment que votre santé mentale a été impactée par l'exploitation minière ?` ==
                         "Non"] <- 0
cleanData$santementale[dataH$`Avez-vous le sentiment que votre santé mentale a été impactée par l'exploitation minière ?` ==
                         "Oui"] <- 1

table(cleanData$santementale)
